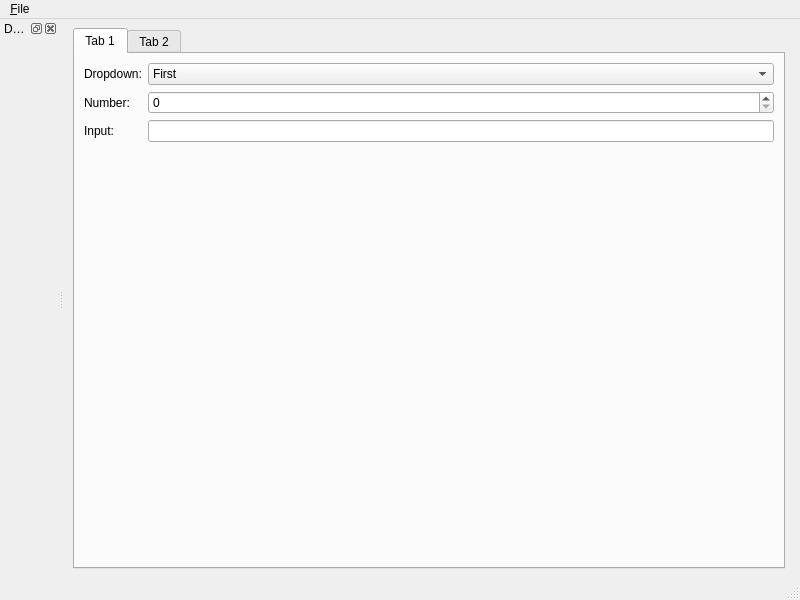
<?xml version="1.0" encoding="UTF-8"?>
<ui version="4.0">
 <class>MainWindow</class>
 <widget class="QMainWindow" name="MainWindow">
  <property name="geometry">
   <rect>
    <x>0</x>
    <y>0</y>
    <width>800</width>
    <height>600</height>
   </rect>
  </property>
  <property name="windowTitle">
   <string>MainWindow</string>
  </property>
  <widget class="QWidget" name="centralwidget">
   <layout class="QGridLayout" name="gridLayout">
    <item row="0" column="1">
     <widget class="KEditListWidget" name="keditlistwidget">
      <property name="items">
       <stringlist>
        <string>Item 1</string>
        <string>Item 2</string>
        <string>Item 3</string>
       </stringlist>
      </property>
     </widget>
    </item>
    <item row="0" column="0">
     <widget class="QTabWidget" name="tabWidget">
      <property name="currentIndex">
       <number>0</number>
      </property>
      <widget class="QWidget" name="tab">
       <attribute name="title">
        <string>Tab 1</string>
       </attribute>
       <layout class="QFormLayout" name="formLayout">
        <item row="0" column="0">
         <widget class="QLabel" name="label">
          <property name="text">
           <string>Dropdown:</string>
          </property>
         </widget>
        </item>
        <item row="0" column="1">
         <widget class="KComboBox" name="kcombobox">
          <item>
           <property name="text">
            <string>First</string>
           </property>
          </item>
          <item>
           <property name="text">
            <string>Second</string>
           </property>
          </item>
         </widget>
        </item>
        <item row="1" column="0">
         <widget class="QLabel" name="label_2">
          <property name="text">
           <string>Number:</string>
          </property>
         </widget>
        </item>
        <item row="1" column="1">
         <widget class="KPluralHandlingSpinBox" name="kpluralhandlingspinbox"/>
        </item>
        <item row="2" column="0">
         <widget class="QLabel" name="label_3">
          <property name="text">
           <string>Input:</string>
          </property>
         </widget>
        </item>
        <item row="2" column="1">
         <widget class="KLineEdit" name="klineedit"/>
        </item>
       </layout>
      </widget>
      <widget class="QWidget" name="tab_2">
       <attribute name="title">
        <string>Tab 2</string>
       </attribute>
       <layout class="QVBoxLayout" name="verticalLayout_2">
        <item>
         <layout class="QVBoxLayout" name="verticalLayout_3">
          <item>
           <layout class="QFormLayout" name="formLayout_2">
            <item row="0" column="0">
             <widget class="KFontRequester" name="kfontrequester">
              <property name="sampleText">
               <string>Sample text</string>
              </property>
             </widget>
            </item>
           </layout>
          </item>
          <item alignment="Qt::AlignmentFlag::AlignHCenter|Qt::AlignmentFlag::AlignVCenter">
           <widget class="KLed" name="kled">
            <property name="minimumSize">
             <size>
              <width>40</width>
              <height>40</height>
             </size>
            </property>
            <property name="maximumSize">
             <size>
              <width>50</width>
              <height>50</height>
             </size>
            </property>
            <property name="shape">
             <enum>KLed::Shape::Circular</enum>
            </property>
            <property name="color">
             <color>
              <red>85</red>
              <green>85</green>
              <blue>85</blue>
             </color>
            </property>
           </widget>
          </item>
         </layout>
        </item>
       </layout>
      </widget>
     </widget>
    </item>
   </layout>
  </widget>
  <widget class="QMenuBar" name="menubar">
   <property name="geometry">
    <rect>
     <x>0</x>
     <y>0</y>
     <width>800</width>
     <height>27</height>
    </rect>
   </property>
   <widget class="QMenu" name="menu_File">
    <property name="title">
     <string>&amp;File</string>
    </property>
    <addaction name="action_New"/>
    <addaction name="separator"/>
    <addaction name="actionE_xit"/>
   </widget>
   <addaction name="menu_File"/>
  </widget>
  <widget class="QStatusBar" name="statusbar"/>
  <widget class="QDockWidget" name="dockWidget">
   <property name="windowTitle">
    <string>Dock Title</string>
   </property>
   <attribute name="dockWidgetArea">
    <number>1</number>
   </attribute>
   <widget class="QWidget" name="dockWidgetContents">
    <layout class="QVBoxLayout" name="verticalLayout">
     <item>
      <widget class="KDatePicker" name="kdatepicker"/>
     </item>
    </layout>
   </widget>
  </widget>
  <action name="action_New">
   <property name="text">
    <string>&amp;New...</string>
   </property>
  </action>
  <action name="actionE_xit">
   <property name="text">
    <string>E&amp;xit</string>
   </property>
   <property name="shortcut">
    <string>Ctrl+Q</string>
   </property>
  </action>
 </widget>
 <customwidgets>
  <customwidget>
   <class>KComboBox</class>
   <extends>QComboBox</extends>
   <header>kcombobox.h</header>
  </customwidget>
  <customwidget>
   <class>KLineEdit</class>
   <extends>QLineEdit</extends>
   <header>klineedit.h</header>
  </customwidget>
  <customwidget>
   <class>KPluralHandlingSpinBox</class>
   <extends>QSpinBox</extends>
   <header>kpluralhandlingspinbox.h</header>
  </customwidget>
  <customwidget>
   <class>KDatePicker</class>
   <extends>QFrame</extends>
   <header>kdatepicker.h</header>
  </customwidget>
  <customwidget>
   <class>KEditListWidget</class>
   <extends>QWidget</extends>
   <header>keditlistwidget.h</header>
  </customwidget>
  <customwidget>
   <class>KFontRequester</class>
   <extends>QWidget</extends>
   <header>kfontrequester.h</header>
  </customwidget>
  <customwidget>
   <class>KLed</class>
   <extends>QWidget</extends>
   <header>kled.h</header>
  </customwidget>
 </customwidgets>
 <resources/>
 <connections/>
</ui>
